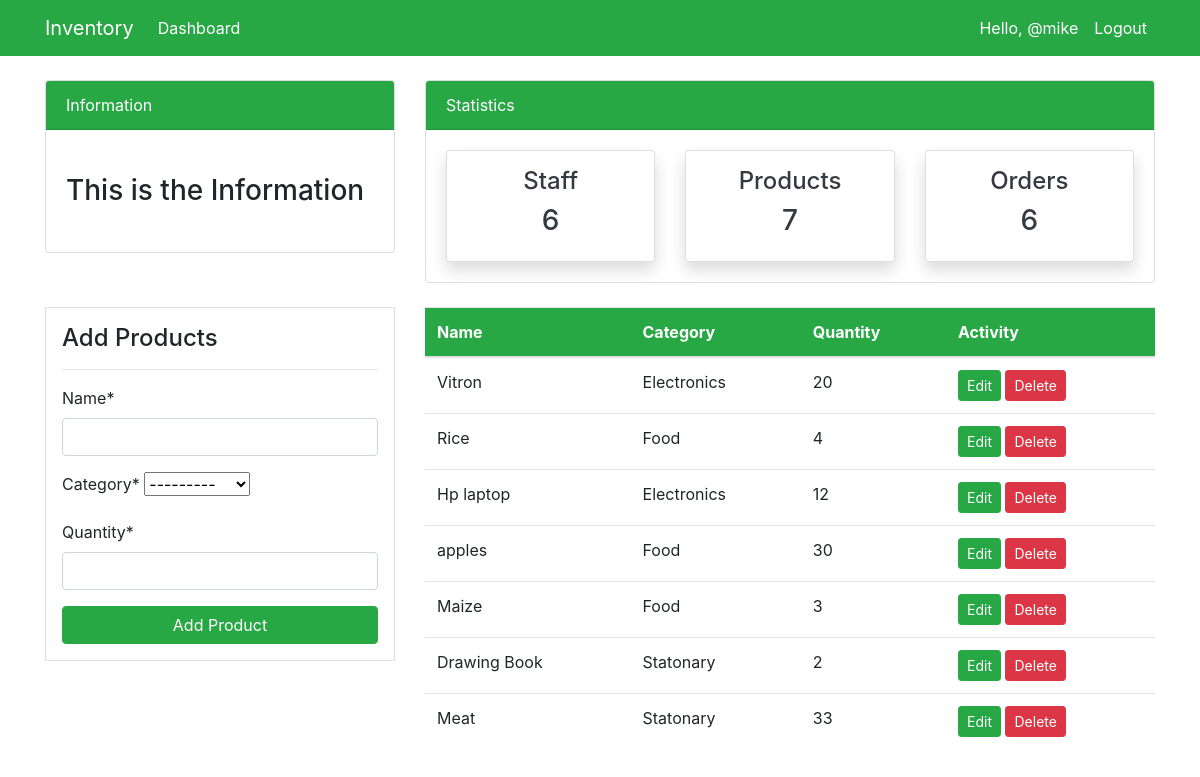
Screenshot of /product/ (signed in) with the database file from the repository.
### dashboard/models.py (models this page shows, shortened)
class Product(models.Model):
    name = models.CharField(max_length=250, null=True)
    category = models.CharField(max_length=20, choices=CATEGORY)
    quantity = models.PositiveIntegerField(null=True)

### dashboard/views.py (the view)
# urls.py: path('product/', views.product, name='dashboard-product'),
@login_required(login_url='user-login')
def product(request):
    items = Product.objects.all()
    items_count = items.count()
    workers_count = User.objects.all().count()
    orders_count = Order.objects.all().count()
    if request.method == 'POST':
        form = ProductForm(request.POST)
        if form.is_valid():
            form.save()
            product_name = form.cleaned_data.get('name')
            messages.success(request, f'{product_name} has been added')
            return redirect('dashboard-product')
    else:
        form=ProductForm()
    context = {
        "items": items,
        "form" : form,
        "workers_count":workers_count,
        "orders_count":orders_count,
        "items_count": items_count
    }
    return render(request, 'dashboard/product.html', context)

### dashboard/forms.py
class ProductForm(forms.ModelForm):
    class Meta:
        model = Product
        fields  = ['name', 'category', 'quantity']

### templates/dashboard/product.html (shortened to what this page needs)
{% extends 'partials/base.html' %}
{% block content %}
{% include 'partials/topnav.html' %}
{% load crispy_forms_tags %}
    <div class="container">
        <div class="row my-4">
            <div class="col-md-4">
                <div class="border bg-white p-3">
                    <h4>Add Products</h4>
                    <hr>
                    <form method="post">
                       {{ form | crispy }}
                        <input class="btn btn-success btn-block" type="submit" value="Add Product">
                    </form>
                </div>
            </div>
            <div class="col-md-8">
                <table class="table bg-white">
                    <thead class="bg-success">
                        <tr class="text-white">
                            <th scope="col">Name</th>
                            <th scope="col">Category</th>
                            <th scope="col">Quantity</th>
                            <th scope="col">Activity</th>
                        </tr>
                    </thead>
                    <tbody>
                        {% for item in items %}
                        <tr>
                            <td>{{item.name}}</td>
                            <td>{{ item.category}}</td>
                            <td>{{ item.quantity }}</td>
                            <td>
                                <a class="btn btn-success btn-sm" href="{% url 'dashboard-product-update' item.id %}">Edit</a>
                                <a class="btn btn-danger btn-sm" href="{% url 'dashboard-product-delete' item.id %}">Delete</a>
                            </td>
                        </tr>
                        {% endfor %}
                    </tbody>
                </table>
            </div>
        </div>
    </div>
{% endblock%}

### templates/partials/base.html (shortened to what this page needs)
{% load static %}
<!doctype html>
<html lang="en">
  <head>
    <link rel="stylesheet" href="{% static '/style.css' %}">
    <link rel="stylesheet" href="https://cdn.jsdelivr.net/npm/bootstrap@4.6.2/dist/css/bootstrap.min.css">
  </head>
  <body>
    {% include 'partials/nav.html' %}
    {% block content %}
    {% endblock %}
  </body>
</html>

### templates/partials/nav.html (shortened to what this page needs)
    <nav class="navbar navbar-expand-lg navbar-info bg-success">
        {% if user.is_authenticated %}
        <div class="container">
            <a class="navbar-brand text-white" href="{% url 'dashboard-index'%}">Inventory</a>
            <div class="collapse navbar-collapse" id="navbarSupportedContent">
                <ul class="navbar-nav mr-auto">
                    <li class="nav-item active">
                        <a class="nav-link text-white" href="{% url 'dashboard-index'%}">Dashboard </a>
                    </li>
                </ul>
                <ul class="navbar-nav ml-auto">
                    <li class="nav-item active">
                        <a class="nav-link text-white" href="{% url 'user-profile'%}">Hello, @{{user.username}} </a>
                    </li>
                    <li class="nav-item">
                        <a class="nav-link text-white" href="{% url 'user-logout'%}">Logout</a>
                    </li>
                </ul>
        {% endif %}
    </nav>

### templates/partials/topnav.html (shortened to what this page needs)
<div class="container">
    <div class="row mt-4">
        <div class="col-md-4">
            <div class="card">
                <div class="card-header bg-success text-white">
                    Information
                </div>
                <div class="card-body">
                    <marquee behavior="" direction="">
                        <h3 class="my-4">This is the Information</h3>
                    </marquee>
                </div>
            </div>
        </div>
        <div class="col-md-8">
            <div class="card">
                <div class="card-header bg-success text-white">
                    Statistics
                </div>
                <div class="card-body">
                    <div class="row">
                        <div class="col-md-4">
                            <a class="text-decoration-none text-dark" href="{% url 'dashboard-staff' %}">
                                <div class="card my-card shadow text-center p-3">
                                    <h4>Staff </h4>
                                    <h3>{{ workers_count }}</h3>
                                </div>
                            </a>
                        </div>
                        <div class="col-md-4">
                            <a class="text-decoration-none text-dark" href="{% url 'dashboard-product'%}">
                                <div class="card my-card shadow text-center p-3">
                                    <h4>Products </h4>
                                    <h3>{{ items_count }}</h3>
                                </div>
                            </a>
                        </div>
                        <div class="col-md-4">
                            <a class="text-decoration-none text-dark" href="{% url 'dashboard-order'%}">
                                <div class="card my-card shadow text-center p-3">
                                    <h4>Orders </h4>
                                    <h3>{{orders_count}}</h3>
                                </div>
                            </a>
                        </div>
                    </div>
                </div>
            </div>
        </div>
    </div>
</div>

### static/style.css (style rules this page uses)
body { background: rgba(230, 227, 227); }

### rows the page displays
Product: name "Vitron", category "Electronics", quantity "20"
Product: name "Rice", category "Food", quantity "4"
Product: name "Hp laptop", category "Electronics", quantity "12"
Product: name "apples", category "Food", quantity "30"
Product: name "Maize", category "Food", quantity "3"
Product: name "Drawing Book", category "Statonary", quantity "2"
Product: name "Meat", category "Statonary", quantity "33"

### other values shown
{{ user.username }} "mike"
{{ workers_count }} "6"
{{ items_count }} "7"
{{ orders_count }} "6"
